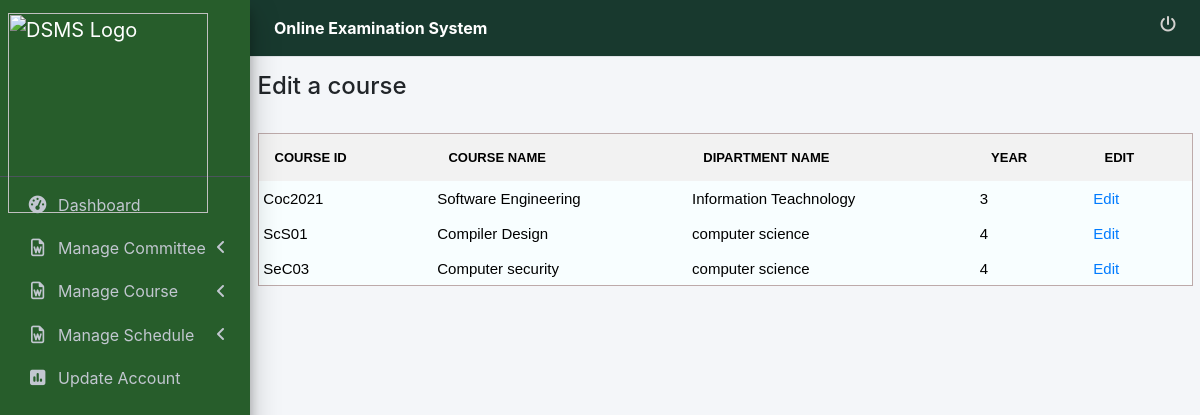
Page /AC/edit_course.php on the committed database.
### tables this page shows
CREATE TABLE `course` (
  `COURSE_ID` varchar(50) NOT NULL,
  `COURSE_NAME` varchar(50) NOT NULL,
  `DEPARTMENT_NAME` varchar(50) NOT NULL,
  `YEAR` int(11) NOT NULL
);

### AC/edit_course.php (the view, shortened to what this page needs)
<?php
if($_SESSION['login']==='none'){
	echo "<script>window.open('../index.php?not_loggined=Please login!','_self')</script>";
}
else {
   $db = Database::getInstance();
   $con = $db->getConnection();
	?>
<html>
<head>
    <link rel="stylesheet" href="bootstrap-4.6.1-dist/css/bootstrap.css" >
    <link rel="stylesheet" href="../bootstrap-4.6.1-dist/asset/fontawesome/css/all.min.css">
    <link rel="stylesheet" href="../bootstrap-4.6.1-dist/asset/css/adminlte.min.css">
    <link rel="stylesheet" href="../bootstrap-4.6.1-dist/asset/css/style.css">
        <link rel="stylesheet" href="../style.css">
</head>
<body>
         <?php
           require("ac_nav.php");
         ?>
<div class="content-wrapper">
         <div class="container">
         <form method='post'>
            <br><br><br>
            <h4> Edit a course </h4><br>
            <table width="100%" border="1" bordercolor="#bdaaaa"  >
                    <tr>
                      <th bgcolor="#e9eee2" class="style3"><div style=" text-align: left !important;" class="style9 style5"><strong>COURSE ID</strong></div></th>
                      <th  bgcolor="#e9eee2" class="style3"><div align="left" class="style9 style5"><strong>COURSE NAME</strong></div></th>
                      <th bgcolor="#e9eee2" class="style3"><div align="left" class="style9 style5"><strong>DIPARTMENT NAME</strong></div></th>
                       <th bgcolor="#e9eee2" class="style3"><div align="left" class="style9 style5"><strong>YEAR</strong></div></th>
                       <th bgcolor="#e9eee2" class="style3"><div align="left" class="style9 style5"><strong>EDIT</strong></div></th>
                    </tr>
                    <?php
                        $query10 = " SELECT * FROM course ";
                        $resultTF = mysqli_query($con, $query10);
                        if (!$resultTF) {
                            echo "Error: " . mysqli_error($con);
                        } else {
                            while ($row = mysqli_fetch_array($resultTF)) {
                                $e_id= $row['COURSE_ID'];
                                $f_name = $row['COURSE_NAME'];
                                $year = $row['YEAR'];
                                $dept = $row['DEPARTMENT_NAME'];
                    ?>
                                <tr>
                                    <td bgcolor="#f8feff" class="style3"><div align="left" class="style9 style6"><?php echo $e_id; ?></div></td>
                                    <td bgcolor="#f8feff" class="style3"><div align="left" class="style9 style6"><?php echo $f_name; ?></div></td>
                                    <td bgcolor="#f8feff" class="style3"><div align="left" class="style9 style6"><?php echo $dept; ?></div></td>
                                    <td bgcolor="#f8feff" class="style3"><div align="left" class="style9 style6"><?php echo $year; ?></div></td>
                                    <td bgcolor="#f8feff" class="style3">
                                        <div align="left" class="style9 style6"><a href="update_course.php?COURSE_ID=<?php echo $e_id;?> " >
                                        Edit</a></div></td>
                                </tr>
                    <?php
                            }
                        }
                    ?>
                  </table>
</div>
</div>
   </body>
</html>
<?php } ?>

### style.css (style rules this page uses)
th, td { border: none; padding: 10px; text-align: center !important; }
td { height: 35px; font-size: 15px !important; }
th { background-color: #f2f2f2; font-weight: bold; }
tbody tr:nth-child(even) { background-color: #f9f9f9; }

### AC/edit_course.php (style rules this page uses)
.style3 { font-family: Verdana, Arial, Helvetica, sans-serif; font-size: small; color: #000000; }
.style5 { color: #000000 }
.style6 { color: #000000 }
.style9 { font-family: Verdana, Arial, Helvetica, sans-serif }

### AC/ac_nav.php (style rules this page uses)
th { padding: 1rem !important; }
table tr td { padding: 0.3rem !important; font-size: 13px; }

### rows in the picture
course: COURSE_ID "Coc2021", COURSE_NAME "Software Engineering", DEPARTMENT_NAME "Information Teachnology", YEAR "3"
course: COURSE_ID "ScS01", COURSE_NAME "Compiler Design", DEPARTMENT_NAME "computer science", YEAR "4"
course: COURSE_ID "SeC03", COURSE_NAME "Computer security", DEPARTMENT_NAME "computer science", YEAR "4"
